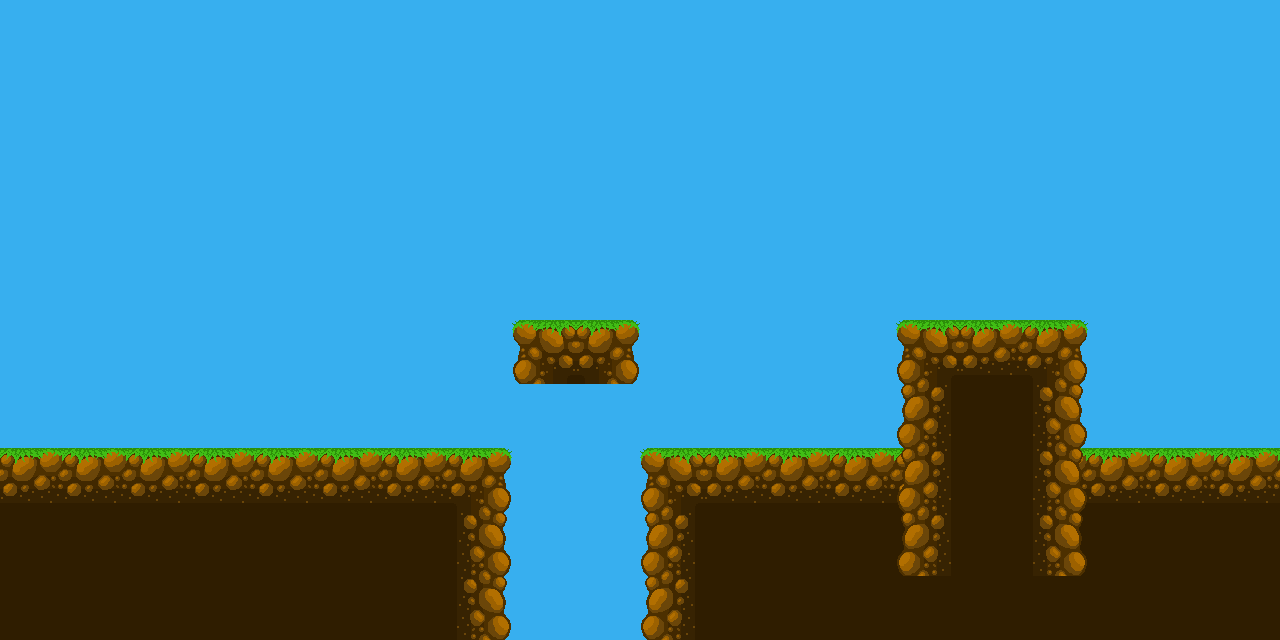

A level layout from a 2D game, rendered from its tile map. Below: a short description, then the map file with tile-grid data replaced by summaries:
An orthogonal 20x10 tile map with 64x64 px tiles, 3 tile layers (map_3, map_2, map_1) and 5 objects (player).

<map version="1.10" tiledversion="1.10.1" orientation="orthogonal" renderorder="right-down" width="20" height="10" tilewidth="64" tileheight="64" infinite="0" nextlayerid="5" nextobjectid="10">
 <tileset firstgid="1" source="platform01.tsx" />
 <layer id="3" name="map_3" width="20" height="10">
  <data>[200 cells, 200 non-empty, 1 distinct tile ids]</data>
 </layer>
 <layer id="1" name="map_2" width="20" height="10">
  <data>[200 cells, 38 non-empty, 3 distinct tile ids]</data>
 </layer>
 <layer id="2" name="map_1" width="20" height="10">
  <data>[200 cells, 36 non-empty, 8 distinct tile ids]</data>
 </layer>
 <objectgroup id="4" name="objects">
  <object id="3" name="player" x="128" y="384" width="64" height="64" />
  <object id="5" x="512" y="448">
   <polygon points="0,0 0,192 -512,192 -512,0" />
  </object>
  <object id="7" x="640" y="448">
   <polygon points="0,0 0,192 640,192 640,0 448,0 256,0" />
  </object>
  <object id="8" x="1088" y="320">
   <polygon points="0,0 -192,0 -192,256 0,256" />
  </object>
  <object id="9" x="512" y="384">
   <polygon points="0,0 128,0 128,-64 0,-64 0,0" />
  </object>
 </objectgroup>
</map>